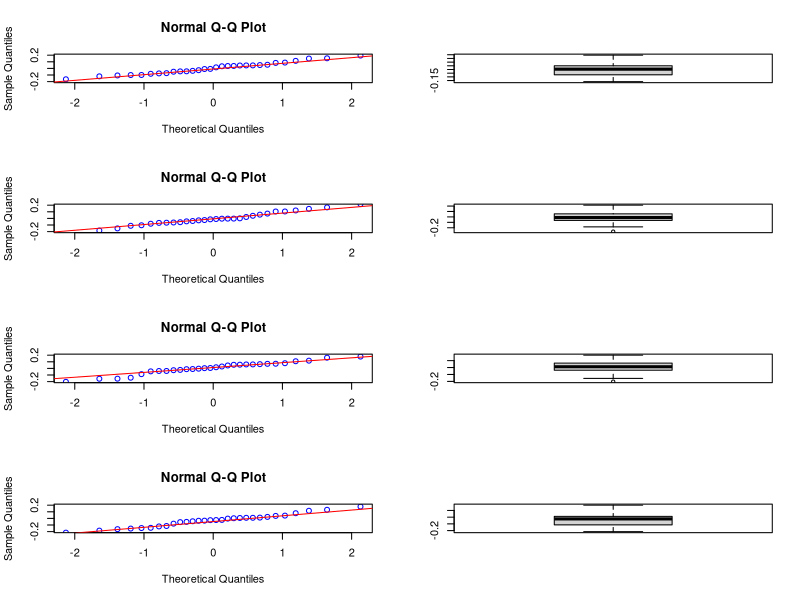

Here is the R script that generated this plot:
## ---- chunk 1
knitr::opts_chunk$set(echo = TRUE)
## ---- chunk 2
# library(DAAG)
# library(ggplot2)
# library(dplyr)
# library(caret)
## ---- chunk 3
#R code here

# Let's assign our 30 experiments to a variable "N".
N <- 30
S <- 100

# Initialize vector AVG of size 30
AVG <- numeric(N)

# Run a loop that gets a new data sample, calculates the mean and sd, and stores the result in AVG.
for (i in 1:N) {
  # AVG is an indexed vector that will take values from A[1] to A[30] as we loop through.
  # Store the mean of a Normally distributed sample of size S into AVG[i]. It will happen N times.
  AVG[i] <- mean(rnorm(S))
}

# Coming out of the loop, we have a vector AVG with 30 values.
# Calculate the standard deviation of AVG.
SIGMA <- sd(AVG)

# Display SD below
paste('The standard deviation of AGG is ', round(SIGMA, 2))
## ---- chunk 4
#R code here

####
#
# 1C Strategy
#
# 1. Build our dataset.
# 2. Plot the data.
#
# To build our dataset:
# Create a dataframe with four columns, one for each sample. 
# We already obtained the first AVG experiment from above. That will be my first dataframe column.
# Next we will bind 3 more experiments by column to create the 4 column dataframe:
# The dataframe will have dimensions 30 observations by 4 experiment.

# Assign the first experiment (the first 30 means of 100 Normally distributed values).

par(mfrow = c(4, 2))

df <- as.data.frame(AVG)


# Now we loop through the next 3 columns (i.e., the next 3 experiments).
for (i in 1:3) {
  # Run a loop that gets a new data sample, calculates the mean and sd, and stores the result in AVG.
  # First get an N vector AVG with the means of random numbers
  for (j in 1:N) {
    # AVG is an indexed vector that will take values from A[1] to A[30] as we loop through.
    # Store the mean of a Normally distributed sample of size S into AVG[i]. It will happen N times.
    AVG[j] <- mean(rnorm(S))
  }
  TRIAL <-as.data.frame(AVG)
  df <- cbind(df, TRIAL)
}

colnames(df) <- c('Trial_1', 'Trial_2', 'Trial_3', 'Trial_4')

# Normal probability plot is also known as a QQ plot.
qqnorm(df$Trial_1, ylim=c(-0.2, 0.2), col='blue')
qqline(df$Trial_1, ylim=c(-0.2, 0.2), col='red')
boxplot(df$Trial_1)

qqnorm(df$Trial_2, ylim=c(-0.2, 0.2), col='blue')
qqline(df$Trial_2, ylim=c(-0.2, 0.2), col='red')
boxplot(df$Trial_2)

qqnorm(df$Trial_3, ylim=c(-0.2, 0.2), col='blue')
qqline(df$Trial_3, ylim=c(-0.2, 0.2), col='red')
boxplot(df$Trial_3)

qqnorm(df$Trial_4, ylim=c(-0.2, 0.2), col='blue')
qqline(df$Trial_4, ylim=c(-0.2, 0.2), col='red')
boxplot(df$Trial_4)


